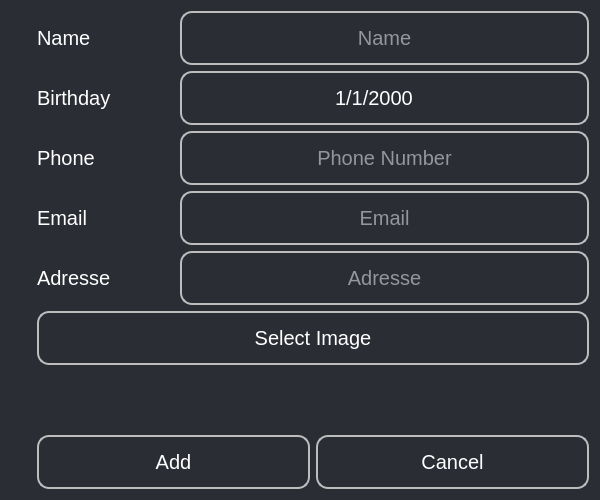
<?xml version="1.0" encoding="UTF-8"?>
<ui version="4.0">
 <class>AddPersonWidget</class>
 <widget class="QWidget" name="AddPersonWidget">
  <property name="geometry">
   <rect>
    <x>0</x>
    <y>0</y>
    <width>600</width>
    <height>500</height>
   </rect>
  </property>
  <property name="minimumSize">
   <size>
    <width>600</width>
    <height>500</height>
   </size>
  </property>
  <property name="maximumSize">
   <size>
    <width>600</width>
    <height>500</height>
   </size>
  </property>
  <property name="windowTitle">
   <string>Form</string>
  </property>
  <property name="styleSheet">
   <string notr="true">QWidget#AddPersonWidget{
	background-color: rgb(43, 45, 53);
}
QPushButton{
	border:2px solid rgb(189, 189, 189); 
	border-radius:12px;
	color: rgb(255, 255, 255);
	height:50px;
	font-size:20px
}
QPushButton#add_button{
	background-color: rgb(28, 113, 216);
}
QLineEdit{
	background-color: rgb(43, 45, 53);
	border:2px solid rgb(189, 189, 189); 
	border-radius:12px;
	color: rgb(255, 255, 255);
	height:50px;
	font-size:20px
}
QLabel#person_picture{
	border:2px solid rgb(189, 189, 189); 
	border-radius:12px;
	padding:5px
}

QLabel { 
	background-color: rgb(43, 45, 53); 
	color: rgb(255, 255, 255); 
	height: 50px; 
	font-size: 20px; 
}

QDateEdit { 
	background-color: rgb(43, 45, 53); 
	border: 2px solid rgb(189, 189, 189); 
	border-radius: 12px; 
	color: rgb(255, 255, 255); 
	height: 50px; 
	font-size: 20px; 
}

QDateEdit::up-button, QDateEdit::down-button { 
	subcontrol-origin: border; 
	subcontrol-position: right center; 
	width: 20px; 
	border: none; 
	background: transparent; 
}

QDateEdit::up-arrow, QDateEdit::down-arrow { 
	width: 10px; 
	height: 10px; 
	image: url(arrow.png); 
}

QDateEdit::up-arrow { 
	top: -5px; 
	transform: rotate(90deg); 
}

QDateEdit::down-arrow { 
	bottom: -5px; 
	transform: rotate(-90deg); 
}

QDateEdit::calendar-popup { 
	border: 2px solid rgb(189, 189, 189); 
	border-radius: 12px; 
}
</string>
  </property>
  <layout class="QHBoxLayout" name="horizontalLayout_3">
   <item>
    <layout class="QVBoxLayout" name="verticalLayout_3">
     <item>
      <widget class="QLabel" name="personPictureLabel">
       <property name="text">
        <string/>
       </property>
       <property name="pixmap">
        <pixmap resource="../../resources/qrcs/addPerson.qrc">:/images/images/Person.jpg</pixmap>
       </property>
       <property name="alignment">
        <set>Qt::AlignCenter</set>
       </property>
      </widget>
     </item>
     <item>
      <spacer name="verticalSpacer_2">
       <property name="orientation">
        <enum>Qt::Vertical</enum>
       </property>
       <property name="sizeHint" stdset="0">
        <size>
         <width>20</width>
         <height>40</height>
        </size>
       </property>
      </spacer>
     </item>
    </layout>
   </item>
   <item>
    <layout class="QVBoxLayout" name="verticalLayout_2">
     <item>
      <layout class="QVBoxLayout" name="verticalLayout">
       <item>
        <layout class="QHBoxLayout" name="horizontalLayout_5" stretch="1,3">
         <item>
          <widget class="QLabel" name="nameLabel">
           <property name="text">
            <string>Name</string>
           </property>
           <property name="buddy">
            <cstring>nameInput</cstring>
           </property>
          </widget>
         </item>
         <item>
          <widget class="QLineEdit" name="nameInput">
           <property name="alignment">
            <set>Qt::AlignCenter</set>
           </property>
           <property name="placeholderText">
            <string>Name</string>
           </property>
          </widget>
         </item>
        </layout>
       </item>
       <item>
        <layout class="QHBoxLayout" name="horizontalLayout_2" stretch="1,3">
         <item>
          <widget class="QLabel" name="birthdayLabel">
           <property name="text">
            <string>Birthday</string>
           </property>
           <property name="alignment">
            <set>Qt::AlignLeading|Qt::AlignLeft|Qt::AlignVCenter</set>
           </property>
           <property name="buddy">
            <cstring>birthdayInput</cstring>
           </property>
          </widget>
         </item>
         <item>
          <widget class="QDateEdit" name="birthdayInput">
           <property name="alignment">
            <set>Qt::AlignCenter</set>
           </property>
           <property name="currentSection">
            <enum>QDateTimeEdit::DaySection</enum>
           </property>
           <property name="displayFormat">
            <string>d/M/yyyy</string>
           </property>
          </widget>
         </item>
        </layout>
       </item>
       <item>
        <layout class="QHBoxLayout" name="horizontalLayout_6" stretch="1,3">
         <item>
          <widget class="QLabel" name="phoneNumberLabel">
           <property name="text">
            <string>Phone</string>
           </property>
           <property name="buddy">
            <cstring>phoneNumberInput</cstring>
           </property>
          </widget>
         </item>
         <item>
          <widget class="QLineEdit" name="phoneNumberInput">
           <property name="alignment">
            <set>Qt::AlignCenter</set>
           </property>
           <property name="placeholderText">
            <string>Phone Number</string>
           </property>
          </widget>
         </item>
        </layout>
       </item>
       <item>
        <layout class="QHBoxLayout" name="horizontalLayout_7" stretch="1,3">
         <item>
          <widget class="QLabel" name="emailLabel">
           <property name="text">
            <string>Email</string>
           </property>
           <property name="buddy">
            <cstring>emailInput</cstring>
           </property>
          </widget>
         </item>
         <item>
          <widget class="QLineEdit" name="emailInput">
           <property name="alignment">
            <set>Qt::AlignCenter</set>
           </property>
           <property name="placeholderText">
            <string>Email</string>
           </property>
          </widget>
         </item>
        </layout>
       </item>
       <item>
        <layout class="QHBoxLayout" name="horizontalLayout_8" stretch="1,3">
         <item>
          <widget class="QLabel" name="adresseLabel">
           <property name="text">
            <string>Adresse</string>
           </property>
           <property name="buddy">
            <cstring>adresseInput</cstring>
           </property>
          </widget>
         </item>
         <item>
          <widget class="QLineEdit" name="adresseInput">
           <property name="alignment">
            <set>Qt::AlignCenter</set>
           </property>
           <property name="placeholderText">
            <string>Adresse</string>
           </property>
          </widget>
         </item>
        </layout>
       </item>
       <item>
        <widget class="QPushButton" name="selectImageButton">
         <property name="text">
          <string>Select Image</string>
         </property>
        </widget>
       </item>
       <item>
        <spacer name="verticalSpacer">
         <property name="orientation">
          <enum>Qt::Vertical</enum>
         </property>
         <property name="sizeHint" stdset="0">
          <size>
           <width>20</width>
           <height>40</height>
          </size>
         </property>
        </spacer>
       </item>
      </layout>
     </item>
     <item>
      <layout class="QHBoxLayout" name="horizontalLayout">
       <item>
        <widget class="QPushButton" name="addButton">
         <property name="text">
          <string>Add</string>
         </property>
        </widget>
       </item>
       <item>
        <widget class="QPushButton" name="cancelButton">
         <property name="text">
          <string>Cancel</string>
         </property>
        </widget>
       </item>
      </layout>
     </item>
    </layout>
   </item>
  </layout>
 </widget>
 <tabstops>
  <tabstop>nameInput</tabstop>
  <tabstop>birthdayInput</tabstop>
  <tabstop>phoneNumberInput</tabstop>
  <tabstop>emailInput</tabstop>
  <tabstop>adresseInput</tabstop>
  <tabstop>selectImageButton</tabstop>
  <tabstop>addButton</tabstop>
  <tabstop>cancelButton</tabstop>
 </tabstops>
 <resources>
  <include location="../../resources/qrcs/addPerson.qrc"/>
 </resources>
 <connections/>
</ui>
